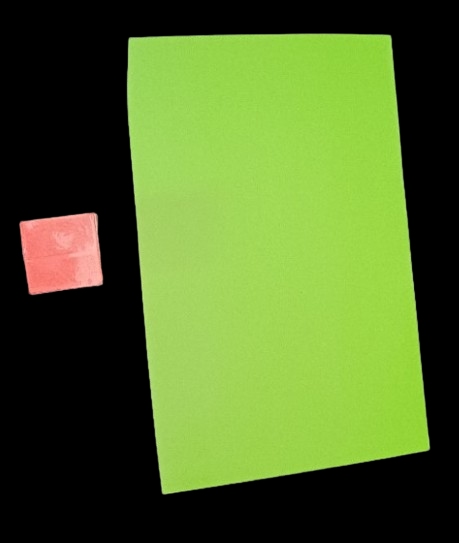
#> input picture Individual_Code/Jacques Van Niekerk/images/data.png, 459 x 543 px, given in place of data.jpg, which was not available
$ python eliminate_background_while_keeping_foreground.py
#> lines starting #> are read from the running program, lines starting #| are printed output that depends on the picture; pictures that were not available may be replaced by others from this repository, and a replacement may not be noted
# Python program to illustrate foreground extraction using GrabCut algorithm

# organize imports
import numpy as np
import cv2
from matplotlib import pyplot as plt

image = cv2.imread('./data.jpg')
#> image is the input picture: shape (543, 459, 3); mean B, G, R 41.1, 105.3, 80.7
l, w = image.shape[:2]
#> l = 543; w = 459
mask = np.zeros(image.shape[:2], np.uint8)

backgroundModel = np.zeros((1, 65), np.float64)
foregroundModel = np.zeros((1, 65), np.float64)

rectangle = (0, 200, w, l)
#> rectangle = (0, 200, 459, 543)

cv2.grabCut(image, mask, rectangle, backgroundModel, foregroundModel, 3, cv2.GC_INIT_WITH_RECT)

mask2 = np.where((mask == 2)|(mask == 0), 0, 1).astype('uint8')

image_segmented = image * mask2[:, :, np.newaxis]
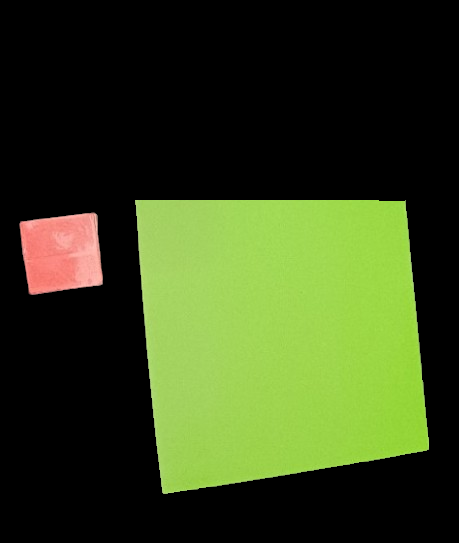
#> image_segmented: shape (543, 459, 3); mean B, G, R 27.2, 66.9, 53.1

# output segmented image with colorbar
plt.subplot(1, 2, 1)
plt.title('Original Image')
plt.imshow(cv2.cvtColor(image, cv2.COLOR_BGR2RGB))
plt.axis('off')

# Display the segmented image
plt.subplot(1, 2, 2)
plt.title('Segmented Image')
plt.imshow(cv2.cvtColor(image_segmented, cv2.COLOR_BGR2RGB))
plt.axis('off')

cv2.imwrite("./new_foreground.jpg", image_segmented)
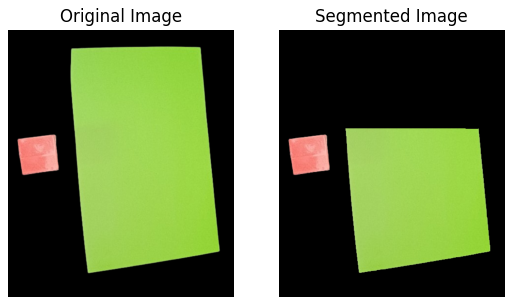
#> figure drawn by matplotlib, 2 panels

$ run again, with Individual_Code/Jacques Van Niekerk/images/img_edited.jpg saved as Individual_Code/Jacques Van Niekerk/images/data.png
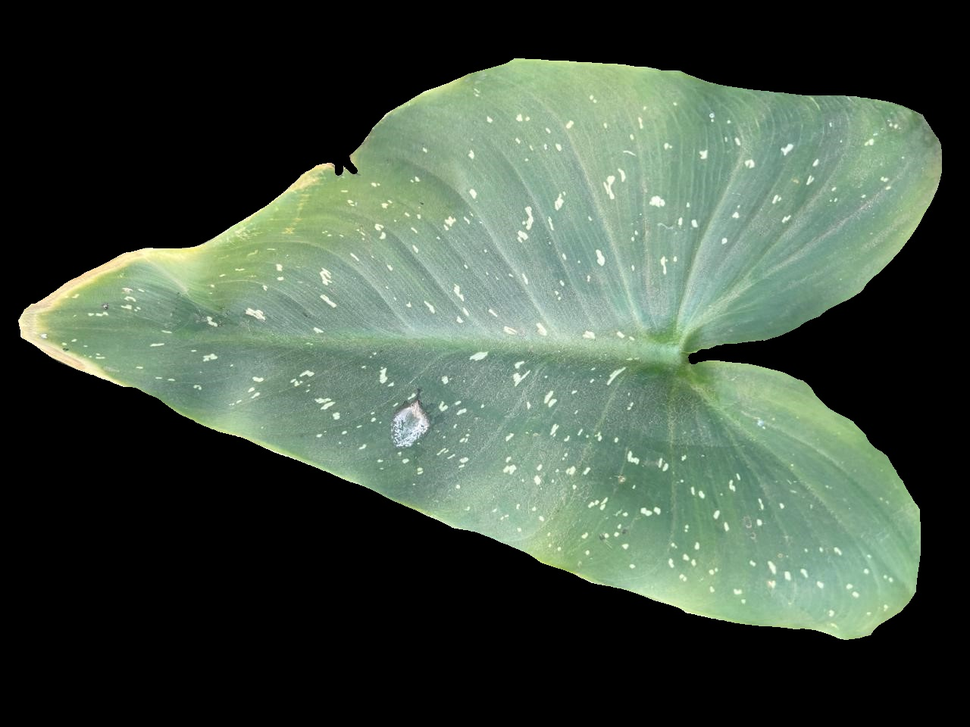
#> input picture Individual_Code/Jacques Van Niekerk/images/img_edited.jpg, 970 x 727 px, shrunk from 1280 x 960 before the run, given in place of data.jpg, which was not available
#> image is the input picture: shape (727, 970, 3); mean B, G, R 65.5, 78.7, 64.4
#> `image_segmented = image * mask2[:, :, np.newaxis]`:
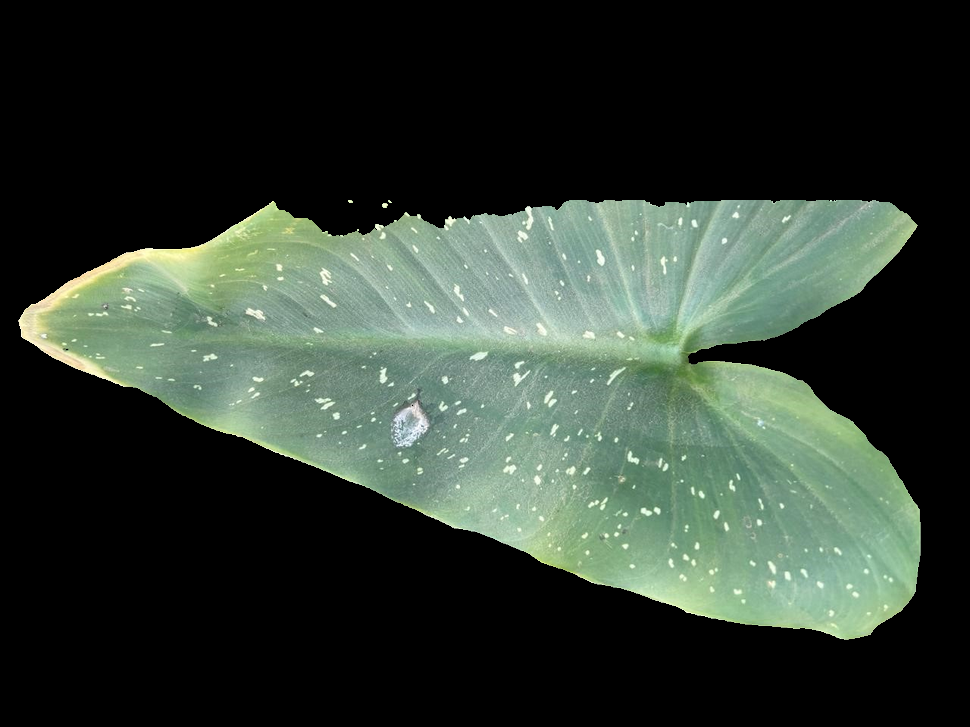
#> image_segmented: shape (727, 970, 3); mean B, G, R 50, 59.6, 48.6
#> `cv2.imwrite("./new_foreground.jpg", image_segmented)`:
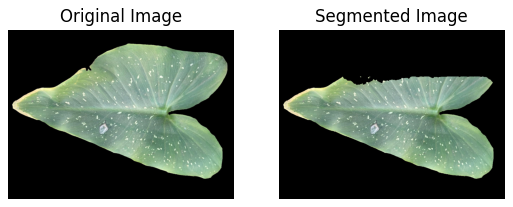
#> figure drawn by matplotlib, 2 panels
